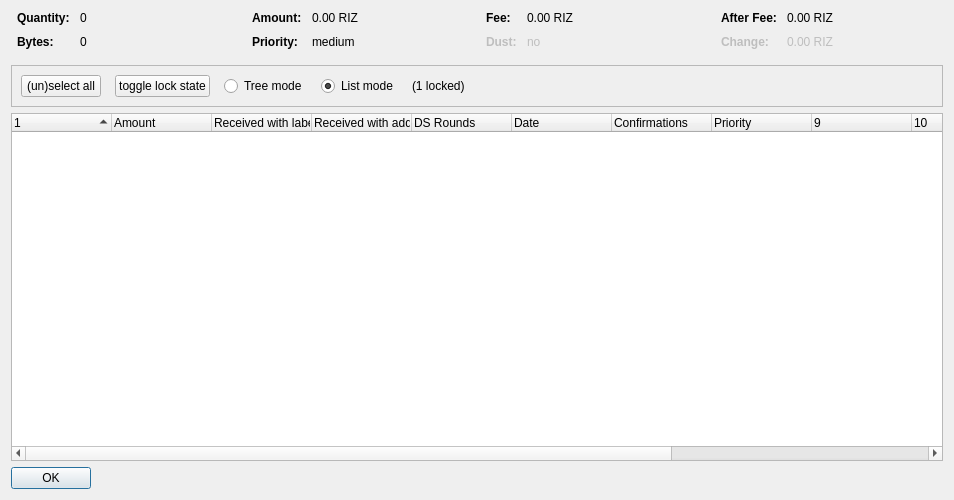
<?xml version="1.0" encoding="UTF-8"?>
<ui version="4.0">
 <class>CoinControlDialog</class>
 <widget class="QDialog" name="CoinControlDialog">
  <property name="geometry">
   <rect>
    <x>0</x>
    <y>0</y>
    <width>954</width>
    <height>500</height>
   </rect>
  </property>
  <property name="windowTitle">
   <string>Coin Selection</string>
  </property>
  <layout class="QVBoxLayout" name="verticalLayout">
   <item>
    <layout class="QHBoxLayout" name="horizontalLayoutTop" stretch="0,0,0,0">
     <property name="topMargin">
      <number>0</number>
     </property>
     <property name="bottomMargin">
      <number>10</number>
     </property>
     <item>
      <layout class="QFormLayout" name="formLayoutCoinControl1">
       <property name="horizontalSpacing">
        <number>10</number>
       </property>
       <property name="verticalSpacing">
        <number>10</number>
       </property>
       <property name="leftMargin">
        <number>6</number>
       </property>
       <property name="rightMargin">
        <number>6</number>
       </property>
       <item row="0" column="0">
        <widget class="QLabel" name="labelCoinControlQuantityText">
         <property name="font">
          <font>
           <weight>75</weight>
           <bold>true</bold>
          </font>
         </property>
         <property name="text">
          <string>Quantity:</string>
         </property>
        </widget>
       </item>
       <item row="0" column="1">
        <widget class="QLabel" name="labelCoinControlQuantity">
         <property name="cursor">
          <cursorShape>IBeamCursor</cursorShape>
         </property>
         <property name="contextMenuPolicy">
          <enum>Qt::ActionsContextMenu</enum>
         </property>
         <property name="text">
          <string notr="true">0</string>
         </property>
         <property name="textInteractionFlags">
          <set>Qt::LinksAccessibleByMouse|Qt::TextSelectableByKeyboard|Qt::TextSelectableByMouse</set>
         </property>
        </widget>
       </item>
       <item row="1" column="0">
        <widget class="QLabel" name="labelCoinControlBytesText">
         <property name="font">
          <font>
           <weight>75</weight>
           <bold>true</bold>
          </font>
         </property>
         <property name="text">
          <string>Bytes:</string>
         </property>
        </widget>
       </item>
       <item row="1" column="1">
        <widget class="QLabel" name="labelCoinControlBytes">
         <property name="cursor">
          <cursorShape>IBeamCursor</cursorShape>
         </property>
         <property name="contextMenuPolicy">
          <enum>Qt::ActionsContextMenu</enum>
         </property>
         <property name="text">
          <string notr="true">0</string>
         </property>
         <property name="textInteractionFlags">
          <set>Qt::LinksAccessibleByMouse|Qt::TextSelectableByKeyboard|Qt::TextSelectableByMouse</set>
         </property>
        </widget>
       </item>
      </layout>
     </item>
     <item>
      <layout class="QFormLayout" name="formLayoutCoinControl2">
       <property name="horizontalSpacing">
        <number>10</number>
       </property>
       <property name="verticalSpacing">
        <number>10</number>
       </property>
       <property name="leftMargin">
        <number>6</number>
       </property>
       <property name="rightMargin">
        <number>6</number>
       </property>
       <item row="0" column="0">
        <widget class="QLabel" name="labelCoinControlAmountText">
         <property name="font">
          <font>
           <weight>75</weight>
           <bold>true</bold>
          </font>
         </property>
         <property name="text">
          <string>Amount:</string>
         </property>
        </widget>
       </item>
       <item row="0" column="1">
        <widget class="QLabel" name="labelCoinControlAmount">
         <property name="cursor">
          <cursorShape>IBeamCursor</cursorShape>
         </property>
         <property name="contextMenuPolicy">
          <enum>Qt::ActionsContextMenu</enum>
         </property>
         <property name="text">
          <string notr="true">0.00 RIZ</string>
         </property>
         <property name="textInteractionFlags">
          <set>Qt::LinksAccessibleByMouse|Qt::TextSelectableByKeyboard|Qt::TextSelectableByMouse</set>
         </property>
        </widget>
       </item>
       <item row="1" column="0">
        <widget class="QLabel" name="labelCoinControlPriorityText">
         <property name="font">
          <font>
           <weight>75</weight>
           <bold>true</bold>
          </font>
         </property>
         <property name="text">
          <string>Priority:</string>
         </property>
        </widget>
       </item>
       <item row="1" column="1">
        <widget class="QLabel" name="labelCoinControlPriority">
         <property name="cursor">
          <cursorShape>IBeamCursor</cursorShape>
         </property>
         <property name="contextMenuPolicy">
          <enum>Qt::ActionsContextMenu</enum>
         </property>
         <property name="text">
          <string>medium</string>
         </property>
         <property name="textInteractionFlags">
          <set>Qt::LinksAccessibleByMouse|Qt::TextSelectableByKeyboard|Qt::TextSelectableByMouse</set>
         </property>
        </widget>
       </item>
      </layout>
     </item>
     <item>
      <layout class="QFormLayout" name="formLayoutCoinControl3">
       <property name="horizontalSpacing">
        <number>10</number>
       </property>
       <property name="verticalSpacing">
        <number>10</number>
       </property>
       <property name="leftMargin">
        <number>6</number>
       </property>
       <property name="rightMargin">
        <number>6</number>
       </property>
       <item row="0" column="0">
        <widget class="QLabel" name="labelCoinControlFeeText">
         <property name="font">
          <font>
           <weight>75</weight>
           <bold>true</bold>
          </font>
         </property>
         <property name="text">
          <string>Fee:</string>
         </property>
        </widget>
       </item>
       <item row="0" column="1">
        <widget class="QLabel" name="labelCoinControlFee">
         <property name="cursor">
          <cursorShape>IBeamCursor</cursorShape>
         </property>
         <property name="contextMenuPolicy">
          <enum>Qt::ActionsContextMenu</enum>
         </property>
         <property name="text">
          <string notr="true">0.00 RIZ</string>
         </property>
         <property name="textInteractionFlags">
          <set>Qt::LinksAccessibleByMouse|Qt::TextSelectableByKeyboard|Qt::TextSelectableByMouse</set>
         </property>
        </widget>
       </item>
       <item row="1" column="0">
        <widget class="QLabel" name="labelCoinControlLowOutputText">
         <property name="enabled">
          <bool>false</bool>
         </property>
         <property name="font">
          <font>
           <weight>75</weight>
           <bold>true</bold>
          </font>
         </property>
         <property name="text">
          <string>Dust:</string>
         </property>
        </widget>
       </item>
       <item row="1" column="1">
        <widget class="QLabel" name="labelCoinControlLowOutput">
         <property name="enabled">
          <bool>false</bool>
         </property>
         <property name="cursor">
          <cursorShape>IBeamCursor</cursorShape>
         </property>
         <property name="contextMenuPolicy">
          <enum>Qt::ActionsContextMenu</enum>
         </property>
         <property name="text">
          <string>no</string>
         </property>
         <property name="textInteractionFlags">
          <set>Qt::LinksAccessibleByMouse|Qt::TextSelectableByKeyboard|Qt::TextSelectableByMouse</set>
         </property>
        </widget>
       </item>
      </layout>
     </item>
     <item>
      <layout class="QFormLayout" name="formLayoutCoinControl4">
       <property name="horizontalSpacing">
        <number>10</number>
       </property>
       <property name="verticalSpacing">
        <number>10</number>
       </property>
       <property name="leftMargin">
        <number>6</number>
       </property>
       <property name="rightMargin">
        <number>6</number>
       </property>
       <item row="0" column="0">
        <widget class="QLabel" name="labelCoinControlAfterFeeText">
         <property name="font">
          <font>
           <weight>75</weight>
           <bold>true</bold>
          </font>
         </property>
         <property name="text">
          <string>After Fee:</string>
         </property>
        </widget>
       </item>
       <item row="0" column="1">
        <widget class="QLabel" name="labelCoinControlAfterFee">
         <property name="cursor">
          <cursorShape>IBeamCursor</cursorShape>
         </property>
         <property name="contextMenuPolicy">
          <enum>Qt::ActionsContextMenu</enum>
         </property>
         <property name="text">
          <string notr="true">0.00 RIZ</string>
         </property>
         <property name="textInteractionFlags">
          <set>Qt::LinksAccessibleByMouse|Qt::TextSelectableByKeyboard|Qt::TextSelectableByMouse</set>
         </property>
        </widget>
       </item>
       <item row="1" column="0">
        <widget class="QLabel" name="labelCoinControlChangeText">
         <property name="enabled">
          <bool>false</bool>
         </property>
         <property name="font">
          <font>
           <weight>75</weight>
           <bold>true</bold>
          </font>
         </property>
         <property name="text">
          <string>Change:</string>
         </property>
        </widget>
       </item>
       <item row="1" column="1">
        <widget class="QLabel" name="labelCoinControlChange">
         <property name="enabled">
          <bool>false</bool>
         </property>
         <property name="cursor">
          <cursorShape>IBeamCursor</cursorShape>
         </property>
         <property name="contextMenuPolicy">
          <enum>Qt::ActionsContextMenu</enum>
         </property>
         <property name="text">
          <string notr="true">0.00 RIZ</string>
         </property>
         <property name="textInteractionFlags">
          <set>Qt::LinksAccessibleByMouse|Qt::TextSelectableByKeyboard|Qt::TextSelectableByMouse</set>
         </property>
        </widget>
       </item>
      </layout>
     </item>
    </layout>
   </item>
   <item>
    <widget class="QFrame" name="frame">
     <property name="minimumSize">
      <size>
       <width>0</width>
       <height>40</height>
      </size>
     </property>
     <property name="frameShape">
      <enum>QFrame::StyledPanel</enum>
     </property>
     <property name="frameShadow">
      <enum>QFrame::Sunken</enum>
     </property>
     <layout class="QHBoxLayout" name="horizontalLayout">
      <item>
       <layout class="QHBoxLayout" name="horizontalLayoutPanel" stretch="0,0,0,0,0,0">
        <property name="spacing">
         <number>14</number>
        </property>
        <item>
         <widget class="QPushButton" name="pushButtonSelectAll">
          <property name="sizePolicy">
           <sizepolicy hsizetype="Maximum" vsizetype="Fixed">
            <horstretch>0</horstretch>
            <verstretch>0</verstretch>
           </sizepolicy>
          </property>
          <property name="text">
           <string>(un)select all</string>
          </property>
          <property name="autoDefault">
           <bool>false</bool>
          </property>
         </widget>
        </item>
        <item>
         <widget class="QPushButton" name="pushButtonToggleLock">
          <property name="sizePolicy">
           <sizepolicy hsizetype="Maximum" vsizetype="Fixed">
            <horstretch>0</horstretch>
            <verstretch>0</verstretch>
           </sizepolicy>
          </property>
          <property name="text">
           <string>toggle lock state</string>
          </property>
          <property name="autoDefault">
           <bool>false</bool>
          </property>
         </widget>
        </item>
        <item>
         <widget class="QRadioButton" name="radioTreeMode">
          <property name="sizePolicy">
           <sizepolicy hsizetype="Maximum" vsizetype="Fixed">
            <horstretch>0</horstretch>
            <verstretch>0</verstretch>
           </sizepolicy>
          </property>
          <property name="text">
           <string>Tree mode</string>
          </property>
         </widget>
        </item>
        <item>
         <widget class="QRadioButton" name="radioListMode">
          <property name="sizePolicy">
           <sizepolicy hsizetype="Maximum" vsizetype="Fixed">
            <horstretch>0</horstretch>
            <verstretch>0</verstretch>
           </sizepolicy>
          </property>
          <property name="text">
           <string>List mode</string>
          </property>
          <property name="checked">
           <bool>true</bool>
          </property>
         </widget>
        </item>
        <item>
         <widget class="QLabel" name="labelLocked">
          <property name="text">
           <string>(1 locked)</string>
          </property>
         </widget>
        </item>
        <item>
         <spacer name="horizontalSpacer">
          <property name="orientation">
           <enum>Qt::Horizontal</enum>
          </property>
          <property name="sizeHint" stdset="0">
           <size>
            <width>40</width>
            <height>20</height>
           </size>
          </property>
         </spacer>
        </item>
       </layout>
      </item>
     </layout>
    </widget>
   </item>
   <item>
    <widget class="CoinControlTreeWidget" name="treeWidget">
     <property name="contextMenuPolicy">
      <enum>Qt::CustomContextMenu</enum>
     </property>
     <property name="sortingEnabled">
      <bool>false</bool>
     </property>
     <property name="columnCount">
      <number>13</number>
     </property>
     <attribute name="headerShowSortIndicator" stdset="0">
      <bool>true</bool>
     </attribute>
     <attribute name="headerStretchLastSection">
      <bool>false</bool>
     </attribute>
     <column>
      <property name="text">
       <string/>
      </property>
     </column>
     <column>
      <property name="text">
       <string>Amount</string>
      </property>
     </column>
     <column>
      <property name="text">
       <string>Received with label</string>
      </property>
     </column>
     <column>
      <property name="text">
       <string>Received with address</string>
      </property>
     </column>
     <column>
      <property name="text">
       <string>DS Rounds</string>
      </property>
     </column>
     <column>
      <property name="text">
       <string>Date</string>
      </property>
     </column>
     <column>
      <property name="text">
       <string>Confirmations</string>
      </property>
      <property name="toolTip">
       <string>Confirmed</string>
      </property>
     </column>
     <column>
      <property name="text">
       <string>Priority</string>
      </property>
     </column>
     <column>
      <property name="text">
       <string/>
      </property>
     </column>
     <column>
      <property name="text">
       <string/>
      </property>
     </column>
     <column>
      <property name="text">
       <string/>
      </property>
     </column>
     <column>
      <property name="text">
       <string/>
      </property>
     </column>
     <column>
      <property name="text">
       <string/>
      </property>
     </column>
    </widget>
   </item>
   <item>
    <widget class="QDialogButtonBox" name="buttonBox">
     <property name="sizePolicy">
      <sizepolicy hsizetype="Maximum" vsizetype="Fixed">
       <horstretch>0</horstretch>
       <verstretch>0</verstretch>
      </sizepolicy>
     </property>
     <property name="orientation">
      <enum>Qt::Horizontal</enum>
     </property>
     <property name="standardButtons">
      <set>QDialogButtonBox::Ok</set>
     </property>
    </widget>
   </item>
  </layout>
 </widget>
 <customwidgets>
  <customwidget>
   <class>CoinControlTreeWidget</class>
   <extends>QTreeWidget</extends>
   <header>coincontroltreewidget.h</header>
  </customwidget>
 </customwidgets>
 <resources/>
 <connections/>
</ui>
